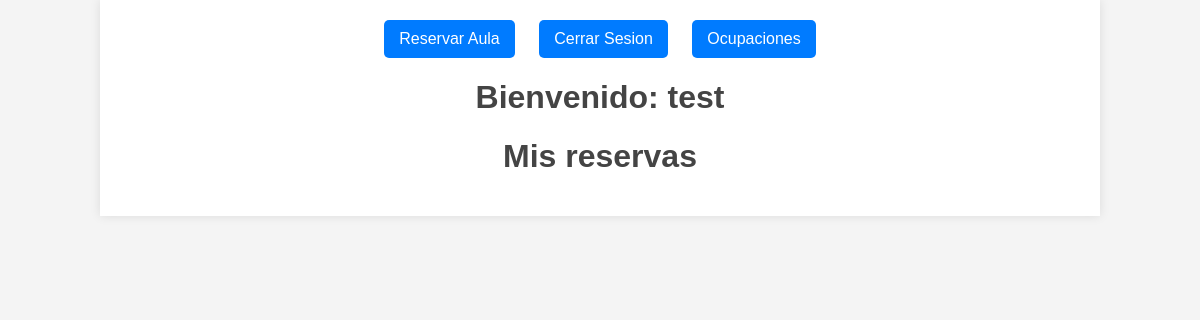
/views/inicio.php (signed in), run on an earlier commit of the app's database.
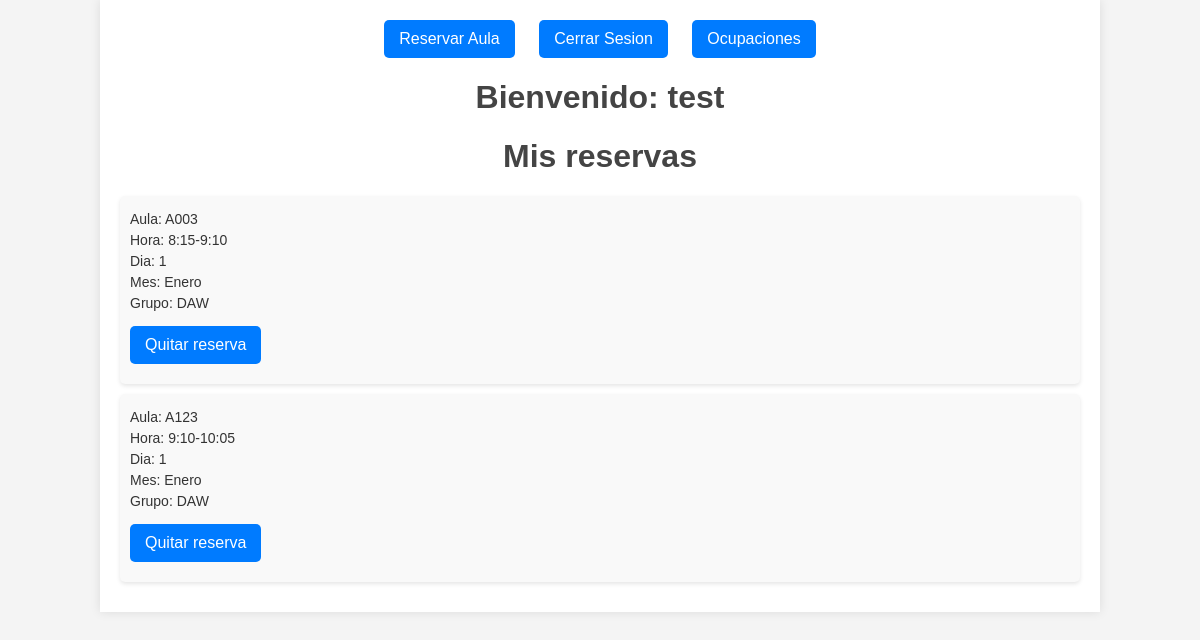
And on a later commit of the database.
### tables this page shows
CREATE TABLE `ocupacion` (
  `idAula` varchar(200) NOT NULL,
  `idHora` int(11) NOT NULL,
  `idDia` int(11) NOT NULL,
  `idMes` int(11) NOT NULL,
  `idGrupo` int(11) NOT NULL,
  `idProfesor` int(11) NOT NULL
);

CREATE TABLE `aula` (
  `idAula` varchar(200) NOT NULL,
  `idPabellon` varchar(200) NOT NULL,
  `nombre` varchar(200) NOT NULL,
  `capacidadAula` int(11) NOT NULL
);

CREATE TABLE `grupo` (
  `id` int(11) NOT NULL,
  `alias` varchar(200) NOT NULL,
  `nombreCompleto` varchar(200) NOT NULL
);

### BD/bd.inc.php (called while the page is built)
<?php
function conectar()
{
    try {
        $host = "localhost";
        $basedatos = "seleccion-clases";
        $usuario = "root";
        $password = "";
        return new PDO("mysql:host=$host;dbname=$basedatos", $usuario, $password);
    } catch (PDOException $e) {
        echo $e->getMessage();
    }
}

### BD/ocupacion.inc.php (called while the page is built, shortened)
<?php
include_once 'bd.inc.php';
function getAllReservations()
{
    $sql = conectar()->prepare('SELECT * FROM ocupacion WHERE idProfesor = :idProfesor ORDER BY idHora, idDia, idMes');
    $sql->bindValue(":idProfesor", $_SESSION['userCheked']['nre']);
    try {
        $sql->execute();
        return  $sql->fetchAll();
    } catch (PDOException $e) {
        throw new Exception('Error al acceder a la base de datos');
    }
}

### BD/aula.inc.php (called while the page is built, shortened)
<?php
include_once 'bd.inc.php';
function searchAulaByIdToOkupation($idAula)
{
    $pdo = conectar();
    $sql = $pdo->prepare("SELECT * FROM `aula` WHERE idAula = :idAula");
    $sql->bindValue(":idAula", $idAula);
    try {
        $sql->execute();
        return $sql->fetch(PDO::FETCH_ASSOC);
    } catch (PDOException $e) {
        throw new Exception('Error al acceder a las aulas: ' . $e->getMessage());
    }
}

### BD/grupo.inc.php (called while the page is built, shortened)
<?php
include_once 'bd.inc.php';
function getAliasGrupById($idGrupo){
    $sql =conectar()->prepare("select alias from grupo where id=:id");
    $sql->bindValue(':id',$idGrupo);
    try{
        $sql->execute();
        return $sql->fetchColumn();
    }catch(PDOException $e){
        throw new Exception('Error al acceder a los grupos');
    }
}

### views/inicio.php (the view, shortened to what this page needs)
<?php
include_once '../BD/ocupacion.inc.php';
include_once '../BD/grupo.inc.php';
include_once '../BD/aula.inc.php';
$meses = array(
    "Enero",
    "Febrero",
    "Marzo",
    "Abril",
    "Mayo",
    "Junio",
    "Julio",
    "Agosto",
    "Septiembre",
    "Octubre",
    "Noviembre",
    "Diciembre"
);
$hora = array(
    "8:15-9:10",
    "9:10-10:05",
    "10:05-11:00",
    "11:30-12:25",
    "12:25-13:20",
    "13:20-14:15"
);
?>
<!DOCTYPE html>
<html lang="en">
<head>
    <link rel="stylesheet" href="../stylesheets/inicio.css">
</head>
<body>
    <div class="container">
        <div class="navbar">
            <a href="./takeReservation.php">Reservar Aula</a>
            <a href="../closeSession.php">Cerrar Sesion</a>
            <a href="./ocupaciones.php">Ocupaciones</a>
        </div>
        <h1><strong>Bienvenido: </strong> <?= htmlspecialchars($_SESSION['userCheked']['nombre']); ?></h1>
        <h1>Mis reservas</h1>
        <?php foreach (getAllReservations() as $key => $reserva) {
            $pabellon = searchAulaByIdToOkupation($reserva['idAula']); ?>
            <div class="reserva">
                <p>Aula: <?= $pabellon['idPabellon'] . $reserva['idAula'] ?></p>
                <p>Hora: <?= $hora[$reserva['idHora'] - 1] ?></p>
                <p>Dia: <?= $reserva['idDia'] ?></p>
                <p>Mes: <?= $meses[$reserva['idMes'] - 1] ?></p>
                <p>Grupo: <?= getAliasGrupById($reserva['idGrupo']) ?></p>
                <a href="../lib/deleteReservation.php?idAula=<?= $reserva['idAula'] ?>&idHora=<?= $reserva['idHora'] ?>&idMes=<?= $reserva['idMes'] ?>&idDia=<?= $reserva['idDia'] ?>">Quitar reserva</a>
            </div>
        <?php } ?>
    </div>
</body>
</html>

What changed in the data, as far as the page shows it:
added ocupacion: idAula.idPabellon "A", idAula "003", idHora "8:15-9:10", idDia "1", idMes "Enero", idGrupo.alias "DAW"
added ocupacion: idAula.idPabellon "A", idAula "123", idHora "9:10-10:05", idDia "1", idMes "Enero", idGrupo.alias "DAW"
